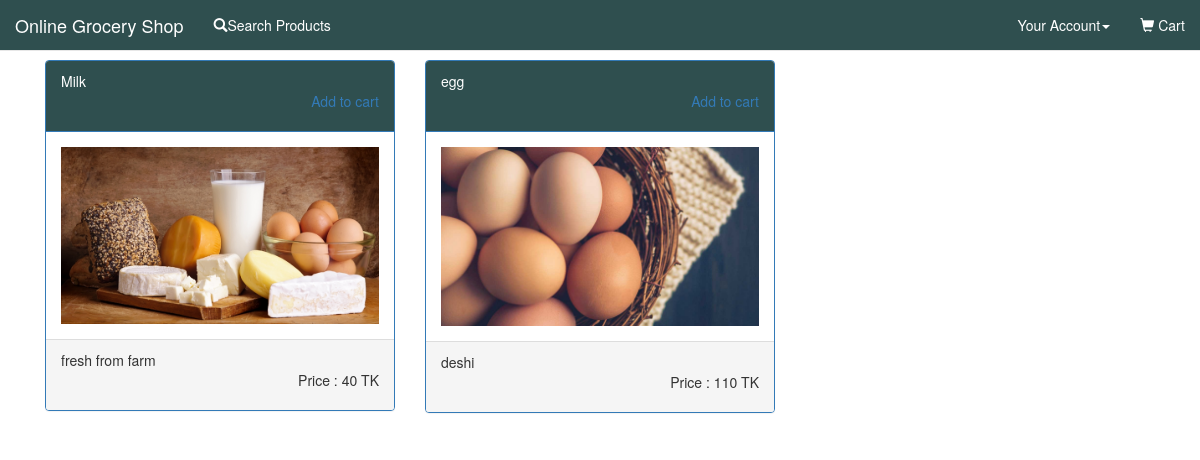
Screenshot of /user/product.php?varname=milk (signed in) with the database file from the repository.
### tables this page shows
CREATE TABLE `products` (
  `pid` int(100) NOT NULL,
  `name` varchar(60) NOT NULL,
  `cat` varchar(50) NOT NULL,
  `des` varchar(500) NOT NULL,
  `price` int(60) NOT NULL,
  `img` varchar(50) NOT NULL
);

### user/product.php (the view, shortened to what this page needs)
<?php
include('../dbconfig.php');
?>
<!DOCTYPE html>
<html lang="en">
<head>
  <link rel="stylesheet" href="https://maxcdn.bootstrapcdn.com/bootstrap/3.4.1/css/bootstrap.min.css">
  <link rel="stylesheet" href="https://cdnjs.cloudflare.com/ajax/libs/font-awesome/4.7.0/css/font-awesome.min.css">
</head>
<body>
<nav class="navbar navbar-default navbar-fixed-top" role="navigation" style="margin-bottom:0;background:darkslategray">
  <div class="container-fluid">
    <div class="navbar-header">
      <a class="navbar-brand" href="index.php" style="color:#FFFFFF">Online Grocery Shop</a>
    </div>
    <div class="collapse navbar-collapse" id="myNavbar">
      <ul class="nav navbar-nav">
        <li><a href="#" style="color:#FFFFFF"><span class="glyphicon glyphicon-search"></span>Search Products</a></li>
      </ul>
      <ul class="nav navbar-nav navbar-right">
        <li class="dropdown">
          <a style="color:#FFFFFF" href="#" class="dropdown-toggle" data-toggle="dropdown">Your Account<span class="caret"></a>
        </li>
        <li><a href="#" style="color:#FFFFFF"><span class="glyphicon glyphicon-shopping-cart"></span> Cart</a></li>
      </ul>
    </div>
  </div>
</nav>
<div class="container" style="margin-top:60px">
	<?php $que=mysqli_query($conn,"select * from products");
	while($row=mysqli_fetch_array($que))
	{
		$a= $_GET['varname'];
		if($row['cat'] == $a){
			;?>
			<div class="col-sm-4">
      			<div class="panel panel-primary">
        			<div class="panel-heading" style="background:darkslategray"><?php echo $row['name']?><p style="text-align: right;"><a href="add_cart.php">Add to cart</p></a></div>
        			<div class="panel-body"><img src="../images/<?php echo $row['name']?>/<?php echo $row['img']?>" class="img-responsive" style="width:100%" alt="Image"></div>
        			<div class="panel-footer"><?php echo $row['des']?><p style="text-align: right;">Price :&nbsp<?php echo $row['price']?>&nbspTK</p></div>
      			</div>
    		</div>
	<?php
		}else{
			continue;
		}
	 }
	 ?>
</div>
</body>
</html>

### user/product.php (style rules this page uses)
.navbar { margin-bottom: 50px; border-radius: 0; }

### rows the page displays
products: name "Milk", name+img (picture), des "fresh from farm", price "40"
products: name "egg", img (picture), des "deshi", price "110"
